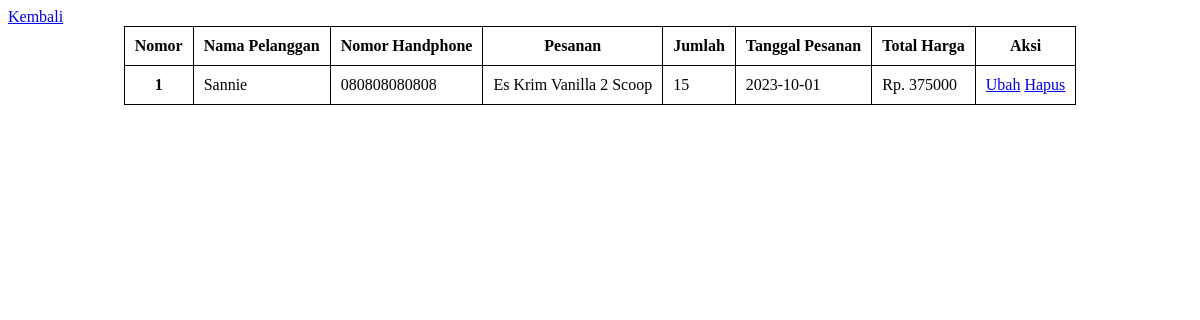
/pesanan.php, run on the app's committed database.
### tables this page shows
CREATE TABLE `transaksi` (
  `id_transaksi` int(10) UNSIGNED ZEROFILL NOT NULL,
  `id_menu` int(11) NOT NULL,
  `nama_pelanggan` varchar(50) NOT NULL,
  `no_hp` varchar(12) NOT NULL,
  `jumlah` int(11) NOT NULL,
  `tanggal` date NOT NULL,
  `total_harga` int(11) NOT NULL
);

CREATE TABLE `menu` (
  `id_menu` int(11) NOT NULL,
  `nama` varchar(50) NOT NULL,
  `harga` int(11) NOT NULL,
  `deskripsi` varchar(255) NOT NULL,
  `gambar` varchar(255) NOT NULL
);

### pesanan.php (the view, shortened to what this page needs)
<?php
require "function.php";
$query = mysqli_query($conn, "SELECT * FROM transaksi JOIN menu ON transaksi.id_menu = menu.id_menu");
while ($row = mysqli_fetch_assoc($query)) {
    $orders[] = $row;
}
$nomor = 1;
?>
<!DOCTYPE html>
<html lang="en">
<head>
    <link rel="stylesheet" href="stylepesanan.css">
</head>
<body>
    <a href="index.php">Kembali</a>
    <section>
        <table>
            <thead>
                <tr>
                    <th>Nomor</th>
                    <th>Nama Pelanggan</th>
                    <th>Nomor Handphone</th>
                    <th>Pesanan</th>
                    <th>Jumlah</th>
                    <th>Tanggal Pesanan</th>
                    <th>Total Harga</th>
                    <th>Aksi</th>
                </tr>
            </thead>
            <tbody>
                <?php foreach ($orders as $order) : ?>
                    <tr>
                        <th><?= $nomor ?></th>
                        <td><?= $order["nama_pelanggan"] ?></td>
                        <td><?= $order["no_hp"] ?></td>
                        <td><?= $order["nama"] ?></td>
                        <td><?= $order["jumlah"] ?></td>
                        <td><?= $order["tanggal"] ?></td>
                        <td>Rp. <?= $order["total_harga"] ?></td>
                        <td><a href="ubah.php?id=<?= $order["id_transaksi"] ?>">Ubah</a> <a href="hapus.php?id=<?= $order["id_transaksi"] ?>" onclick="return confirm('Apakah anda yakin ingin menghapus data dengan nama : <?= $order['nama_pelanggan'] ?>, dan Pesanan : <?= $order['nama'] ?>')">Hapus</a></td>
                    </tr>
                <?php $nomor++;
                endforeach; ?>
            </tbody>
        </table>
    </section>
</body>
</html>

### stylepesanan.css (style rules this page uses)
table { border-collapse: collapse; }
table, th, td { border: 1px solid black; }
th,td { padding: 10px; }
section { display: flex; justify-content: center; }

### data on the page
transaksi: nama_pelanggan "Sannie", no_hp "080808080808", id_menu.nama "Es Krim Vanilla 2 Scoop", jumlah "15", tanggal "2023-10-01", total_harga "375000"
